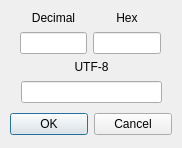
<?xml version="1.0" encoding="UTF-8"?>
<ui version="4.0">
 <class>CodePointDialog</class>
 <widget class="QDialog" name="CodePointDialog">
  <property name="geometry">
   <rect>
    <x>0</x>
    <y>0</y>
    <width>182</width>
    <height>148</height>
   </rect>
  </property>
  <property name="windowTitle">
   <string>Code Point</string>
  </property>
  <widget class="QWidget" name="layoutWidget">
   <property name="geometry">
    <rect>
     <x>10</x>
     <y>110</y>
     <width>162</width>
     <height>29</height>
    </rect>
   </property>
   <layout class="QHBoxLayout" name="horizontalLayout">
    <item>
     <widget class="QPushButton" name="buttonOK">
      <property name="text">
       <string>OK</string>
      </property>
     </widget>
    </item>
    <item>
     <widget class="QPushButton" name="buttonCancel">
      <property name="text">
       <string>Cancel</string>
      </property>
     </widget>
    </item>
   </layout>
  </widget>
  <widget class="QWidget" name="layoutWidget_1">
   <property name="geometry">
    <rect>
     <x>20</x>
     <y>10</y>
     <width>141</width>
     <height>44</height>
    </rect>
   </property>
   <layout class="QGridLayout" name="gridLayout">
    <item row="0" column="0">
     <widget class="QLabel" name="label_2">
      <property name="text">
       <string>Decimal</string>
      </property>
      <property name="alignment">
       <set>Qt::AlignCenter</set>
      </property>
     </widget>
    </item>
    <item row="0" column="1">
     <widget class="QLabel" name="label_3">
      <property name="text">
       <string>Hex</string>
      </property>
      <property name="alignment">
       <set>Qt::AlignCenter</set>
      </property>
     </widget>
    </item>
    <item row="1" column="0">
     <widget class="QLineEdit" name="editDecimal"/>
    </item>
    <item row="1" column="1">
     <widget class="QLineEdit" name="editHex"/>
    </item>
   </layout>
  </widget>
  <widget class="QWidget" name="layoutWidget_2">
   <property name="geometry">
    <rect>
     <x>21</x>
     <y>59</y>
     <width>141</width>
     <height>44</height>
    </rect>
   </property>
   <layout class="QVBoxLayout" name="verticalLayout">
    <item>
     <widget class="QLabel" name="label">
      <property name="text">
       <string>UTF-8</string>
      </property>
      <property name="alignment">
       <set>Qt::AlignCenter</set>
      </property>
     </widget>
    </item>
    <item>
     <widget class="QLineEdit" name="editUTF8">
      <property name="readOnly">
       <bool>true</bool>
      </property>
     </widget>
    </item>
   </layout>
  </widget>
 </widget>
 <resources/>
 <connections/>
</ui>
